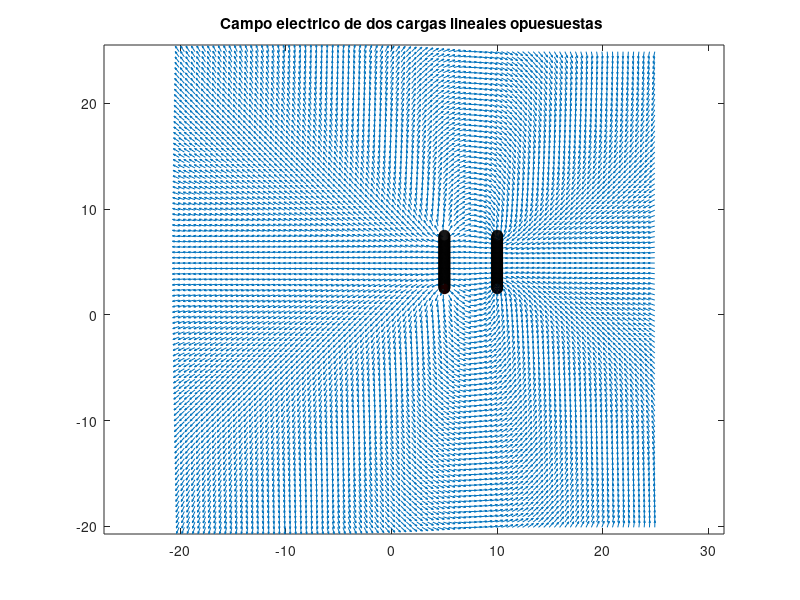

Reproduce this figure in MATLAB.
% Andrea Catalina Fernández Mena A01197705    Programador 
% Thomas Freund Paternostro A00831997   Porgramador 
% Carlos Guardiola A01383966   Encargado parte física y mecanica
% William Frank Monroy Mamani A00829796  Programador auxiliar
% Cedric Diego Ortega Jiménez A01025012  Encargado parte física y mecanica


%variables definidas:
Ke= 8.99.*(10^9); %valor de Coulomb
radioDisp = .5;%radio del circulo
dY = 0; %Distancia en Y



%valores dados por el usuario:

%da la carga de las particulas, donde las positivas son iguales que 
%las negativas
Q=input("Escribe el valor de la carga: " );

lPos=input("Escribe la longitud del alambre positivo: " );
lNeg=input("Escribe la longitud del alambre negativo: " );



disp("Vamos a poner la coordenada de los dipolos: ")

%Si ponemos valores muy grandes no se va a mostrar correctamente ya que se
%saldria del meshgrid
xPos=input("Coordenada x de la carga positiva(+): " ); %pos de la carga positiva en x
yPos=input("Coordenada y de la carga positiva(+): " ); %pos de la carga positiva en y

%Distancia horizontal entre la carga positiva y negativa
dX= input("Cual es la distancia entre las dos cargas: " );

xNeg= xPos + dX; %pos de la carga - en x
yNeg= yPos + dY; %pos de la carga - en y

%Separacion de las cargas positivas y negativas
distanciaExPos =  lPos./ 100; %son 100 particulas por lo tanto se divide por lPos para encontrar la distancia
distanciaExNeg = lNeg./100; %son 100 particulas por lo tanto se divide por lNeg para encontrar la distancia

%Definimos los ejes de la figura al igual que los valores maximos y minimos de X e Y
if Q > 0 
    maxX = Q + (distanciaExPos .* 2) + 20;
    minX = - (distanciaExPos .* 2) - 20;
elseif Q < 0
    maxX = (distanciaExNeg.*2) + 20;
    minX = Q - (distanciaExNeg.*2) - 20;
end 
% maxY = QNegativaY + 10;
% minY = QNegativaY - 10;

%Definimos un meshgrid  

xPuntos = minX:0.5:maxX; %matriz punto x 
yPuntos = minX:0.5:maxX; %matriz punto y

%Creamos un meshpoint con el min y max dependiendo de la carga 
[XPunto, YPunto] = meshgrid(xPuntos,yPuntos); 



%Definimos dos variables que van a almacenar la suma de el campo electrico
%en x y y igual a 0 para empezar.
VecEx=0;
VecEy=0;

for i =-50:1:50
    % Campo electrico ejercido debido a una carga negativa
    Rxp = XPunto-xPos; %(x - x+)
    Ryp = YPunto- (yPos+ (i*distanciaExPos)); %Nos da la pos. en y que varia para vada punto con la distanciaExPos
    Rxn = XPunto- xNeg; %(x - x-)
    Ryn = YPunto- (yNeg + (i*distanciaExNeg));%Nos da la pos. en y que varia para vada punto con la distanciaExNeg
    %sumamos el campo electrico de la particula positiva y negativa en x
    VecEx = VecEx + ((Ke.*Q.*Rxp)./((Rxp.^2 + Ryp.^2).^(3/2))) - ((Ke.*Q.*Rxn)./((Rxn.^2 + Ryn.^2).^(3/2)));
    %sumamos el campo electrico de la particula positiva y negativa en x
    VecEy = VecEy + ((Ke.*Q.*Ryp)./((Rxp.^2 + Ryp.^2).^(3/2))) - ((Ke.*Q.*Ryn)./((Rxn.^2 + Ryn.^2).^(3/2)));
end


%Obtenemos los vectores del campo electrico dividindo por la magnitud del campo electrico al dividir 

E = (VecEx.^2 + VecEy.^2).^(1/2); %sacamos magnitud de la carga electrica total
Ex = (VecEx)./E; %obtenemos la magnitud apropiada en la x
Ey = (VecEy)./E; %obtenemos la magnitud apropiada en la y


%Creamos el campo vectorial
figure();
quiver(XPunto,YPunto,Ex,Ey)
title('Campo electrico de dos cargas lineales opuesuestas ')
axis equal;
box on


for i = -50:1:50
    posPos = [(xPos - radioDisp) ((yPos+ (i*distanciaExPos) - radioDisp)) 1 1]; 
    %Cículo rojo representa carga positiva 
    cirPos = rectangle('Position',posPos,'FaceColor',[1 0 0],'Curvature',[1 1]);
    set(cirPos);
    %text('Position',[xPos (yPos+ (i*distanciaExPos))],'string','+','FontSize', 15);
    posNeg = [(xNeg - radioDisp) ((yNeg + (i*distanciaExNeg) - radioDisp)) 1 1 ];
    %Cículo rojo representa carga negativa 
    cirNeg = rectangle('Position',posNeg,'FaceColor',[0 0 1],'Curvature',[1 1]);
    set(cirNeg)
    %text('Position',[xNeg (yNeg + (i*distanciaExNeg))],'string','-','Color','white','FontSize', 15)
end 
